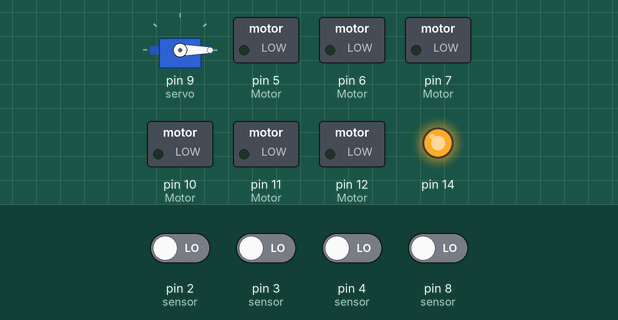
This sketch was run on a simulated Arduino Uno, built with avr-gcc and run on an emulated ATmega328P. On the bench: servo, switched loads named in the sketch (green lamp = pin HIGH), output pins drawn as LEDs (lit = HIGH). The test bench sets the inputs (shaded band); at power-on: pin 2 (sensor), pin 3 (sensor), pin 4 (sensor), pin 8 (sensor) LOW. Servo pulses on a pin are drawn as a servo (544–2400 µs = 0–180°); pins used as bus, display or sensor lines are not drawn; what the sketch prints to the serial monitor is not drawn.

Above: at 1.2 s.
1.3 s: pin 4 (sensor) driven HIGH
At 7.6 s:
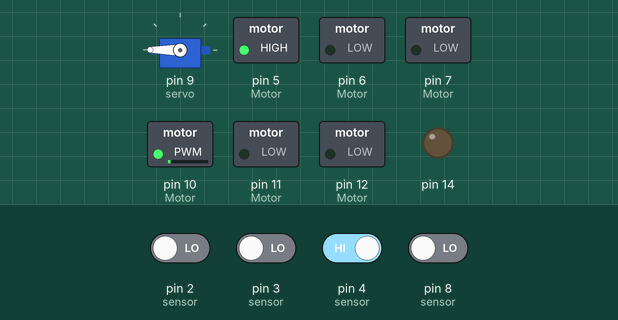
7.9 s: pin 3 (sensor) driven HIGH
At 9.4 s:
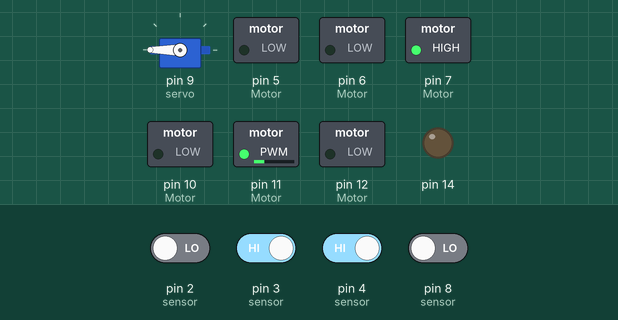
10.2 s: pin 2 (sensor) driven HIGH
At 11.1 s:
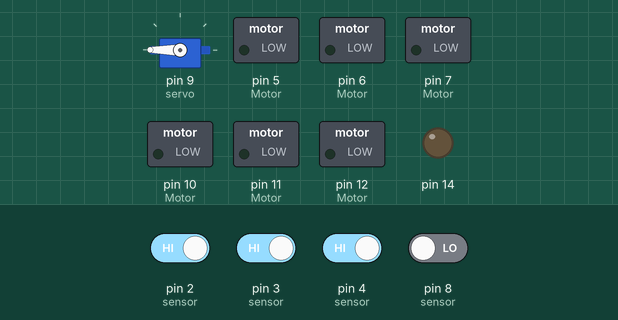
12.5 s: pin 8 (sensor) driven HIGH
14.8 s: pin 4 (sensor) driven LOW
At 16.2 s:
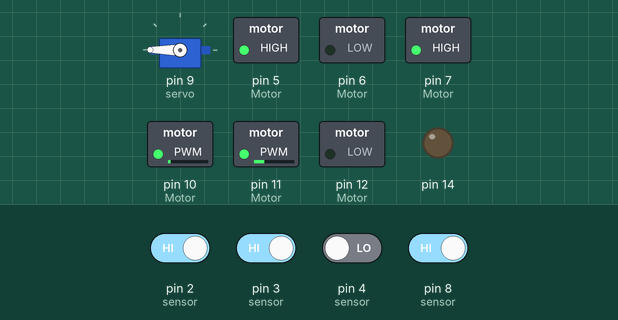
17.1 s: pin 8 (sensor) driven LOW
At 19.8 s:
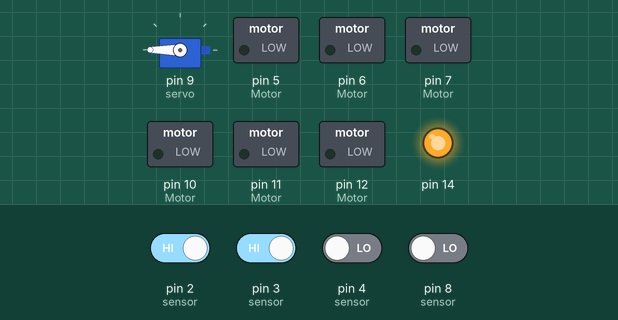
Timing chart, 0 to 26.1 s (numbered marks = the images above; inputs shaded):
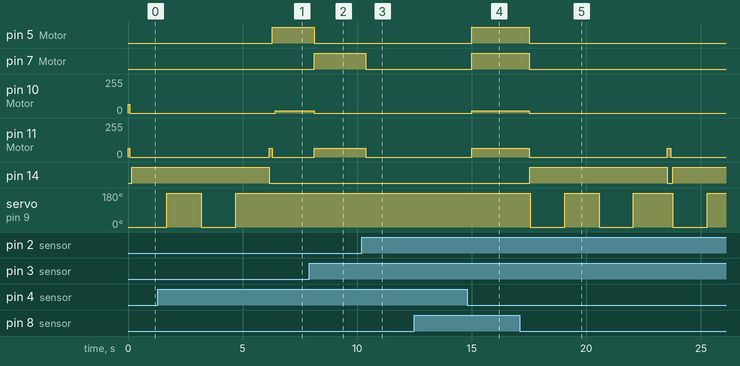

Measured:
- after the input at 1.3 s, pin 5 (Motor): LOW → HIGH after 5.0 s; pin 10 (Motor): 0/255 → 16/255 after 5.1 s; pin 14: goes on until 6.2 s, then stays LOW; servo on pin 9 (servo): goes on until 4.7 s, then stays 180°
- after the input at 7.9 s, pin 5 (Motor): HIGH → LOW after 0.23 s; pin 7 (Motor): LOW → HIGH after 0.23 s; pin 10 (Motor): 16/255 → 0/255 after 0.24 s; pin 11 (Motor): 0/255 → 65/255 after 0.23 s
- after the input at 10.2 s, pin 7 (Motor): HIGH → LOW after 0.17 s; pin 11 (Motor): 65/255 → 0/255 after 0.17 s
- after the input at 12.5 s, every drawn part: stays the same
- after the input at 14.8 s, pin 5 (Motor), pin 7 (Motor): LOW → HIGH after 0.21 s; pin 10 (Motor): 0/255 → 16/255 after 0.21 s; pin 11 (Motor): 0/255 → 65/255 after 0.21 s
- after the input at 17.1 s, pin 5 (Motor), pin 7 (Motor): HIGH → LOW after 0.41 s

The sketch:

finalfinal.ino
```cpp
// 🛠️ **Variable global para controlar el PWM de los motores**
int pwmMotores = 65;  //  PWM (ajustable)**

// Declaraciones de funciones
void configurarPines();
void configurarPWM();
void configurarServo();
void girarDerecha();
void girarIzquierda();
void avanzar();
void detenerCarro();
void moverServo();
void delay_ms(int ms);

// Variables globales
int sensorIzquierda, sensorDerecha, sensorFrontal, sensorCalor;

void configurarPines() {
    // Configuración de pines para sensores
    DDRD &= ~(1 << PD2); // PD2 como entrada (sensor izquierda)
    DDRD &= ~(1 << PD3); // PD3 como entrada (sensor derecha)
    DDRD &= ~(1 << PD4); // PD4 como entrada (sensor frontal)
    DDRB &= ~(1 << PB0); // PB0 como entrada (sensor de calor)

    // Configuración de pines para puente H L298 (salidas)
    DDRB |= (1 << PB2);  // enA (PWM Motor Izquierdo)
    DDRB |= (1 << PB3);  // enB (PWM Motor Derecho)
    DDRD |= (1 << PD5);  // IN1 (Motor Izquierdo)
    DDRD |= (1 << PD6);  // IN2 (Motor Izquierdo)
    DDRD |= (1 << PD7);  // IN3 (Motor Derecho)
    DDRB |= (1 << PB4);  // IN4 (Motor Derecho)

    // Configuración de pines para el servomotor y la bomba
    DDRB |= (1 << PB1);  // Configura PB1 como salida (OC1A - señal PWM para servo)
    DDRC |= (1 << PC0);  // Configura PC0 como salida para la bomba
}

// Configurar PWM para los motores con frecuencia 490 Hz
void configurarPWM() {
    TCCR1A &= ~(1 << COM1A1);  // Asegurar que no está en modo servo antes de activar motores

    // Configurar PB2 (Timer1 OCR1B) - Fast PWM a 490 Hz
    TCCR1A |= (1 << COM1B1) | (1 << WGM10);
    TCCR1B = (1 << WGM12) | (1 << CS11) | (1 << CS10);
    OCR1B = pwmMotores;  // **Usa la variable global**

    // Configurar PB3 (Timer2 OCR2A) - Fast PWM a 490 Hz
    TCCR2A = (1 << COM2A1) | (1 << WGM20) | (1 << WGM21);
    TCCR2B = (1 << CS22);
    OCR2A = pwmMotores;  // **Usa la variable global**
}

// Configurar PWM para el servomotor (50 Hz)
void configurarServo() {
    TCCR1A = (1 << COM1A1) | (1 << WGM11);
    TCCR1B = (1 << WGM12) | (1 << WGM13) | (1 << CS11);
    ICR1 = 39999; // TOP para 50 Hz (20 ms de periodo)
}

// Detener el carrito
void detenerCarro() {
    OCR1B = 0;
    OCR2A = 0;
    PORTD &= ~(1 << PD5);
    PORTD &= ~(1 << PD6);
    PORTD &= ~(1 << PD7);
    PORTB &= ~(1 << PB4);
}

// Girar a la derecha
void girarDerecha() {
    OCR1B = pwmMotores;
    OCR2A = 0;

    PORTD |= (1 << PD5);
    PORTD &= ~(1 << PD6);

    PORTD &= ~(1 << PD7);
    PORTB &= ~(1 << PB4);
}

// Girar a la izquierda
void girarIzquierda() {
    OCR2A = pwmMotores;
    OCR1B = 0;

    PORTD |= (1 << PD7);
    PORTB &= ~(1 << PB4);

    PORTD &= ~(1 << PD5);
    PORTD &= ~(1 << PD6);
}

// Avanzar lentamente hacia el fuego
void avanzar() {
    OCR1B = pwmMotores;
    OCR2A = pwmMotores;

    PORTD |= (1 << PD5);
    PORTD &= ~(1 << PD6);

    PORTD |= (1 << PD7);
    PORTB &= ~(1 << PB4);
}

// Barrido del servomotor y activación de la bomba
void moverServo() {
    configurarServo();
    PORTC |= (1 << PC0); // Activa la bomba

    for (int n = 0; n <= 1; n++) {
        OCR1A = (1000 - 500) * (39999.0 / 20000.0); // Posición mínima (0°)
        delay_ms(300);

        OCR1A = (3000 - 500) * (39999.0 / 20000.0); // Posición máxima (180°)
        delay_ms(300);
    }

    PORTC &= ~(1 << PC0); // Apaga la bomba

    configurarPWM();  // 🔄 **Regresar Timer1 al modo Motores**
}

// Delay sin bloquear el código
void delay_ms(int ms) {
    for (int i = 0; i < ms; i++) {
        for (int j = 0; j < 16000; j++) {
            asm volatile("nop");
        }
    }
}

void setup() {
    configurarPines();
    configurarPWM();
    Serial.begin(9600);
}

void loop() {
    // Leer sensores y corregir valores (0 = fuego, 4 = no fuego)
    sensorIzquierda = !(PIND & (1 << PD2));
    sensorDerecha = !(PIND & (1 << PD3));
    sensorFrontal = !(PIND & (1 << PD4));
    sensorCalor = !(PINB & (1 << PB0)); // Sensor de calor en PB0

    // Imprimir estado de los sensores en el monitor serie
    Serial.print("Izquierda: ");
    Serial.print(sensorIzquierda ? "🔥" : "✅");
    Serial.print(" | Derecha: ");
    Serial.print(sensorDerecha ? "🔥" : "✅");
    Serial.print(" | Frontal: ");
    Serial.print(sensorFrontal ? "🔥" : "✅");
    Serial.print(" | Calor: ");
    Serial.println(sensorCalor ? "🔥🔥 DETENIENDO" : "✅");


    if (!sensorIzquierda && !sensorDerecha && !sensorFrontal) {
        Serial.println("[❌] No hay fuego detectado. Deteniendo carrito.");

        detenerCarro();
        return;
    }

    if (sensorDerecha && !sensorFrontal) {
        Serial.println("[➡️] Fuego a la derecha. Girando...");

        girarDerecha();
        return;
    }

    if (sensorIzquierda && !sensorFrontal) {
        Serial.println("[⬅️] Fuego a la izquierda. Girando...");

        girarIzquierda();
        return;
    }

    if (sensorFrontal) {
        Serial.println("[🚗] Fuego alineado. Avanzando hasta distancia segura...");


        while (!sensorCalor) {
            avanzar();
            delay_ms(100);
            sensorCalor = !(PINB & (1 << PB0));
        }

        detenerCarro();
        Serial.println("[🛑] Distancia segura alcanzada. Detenido.");

        Serial.println("[💦] Activando bomba y realizando barrido...");

        moverServo();
        Serial.println("[✅] Barrido completado. Listo para siguiente detección.");

        return;
    }
}
```
